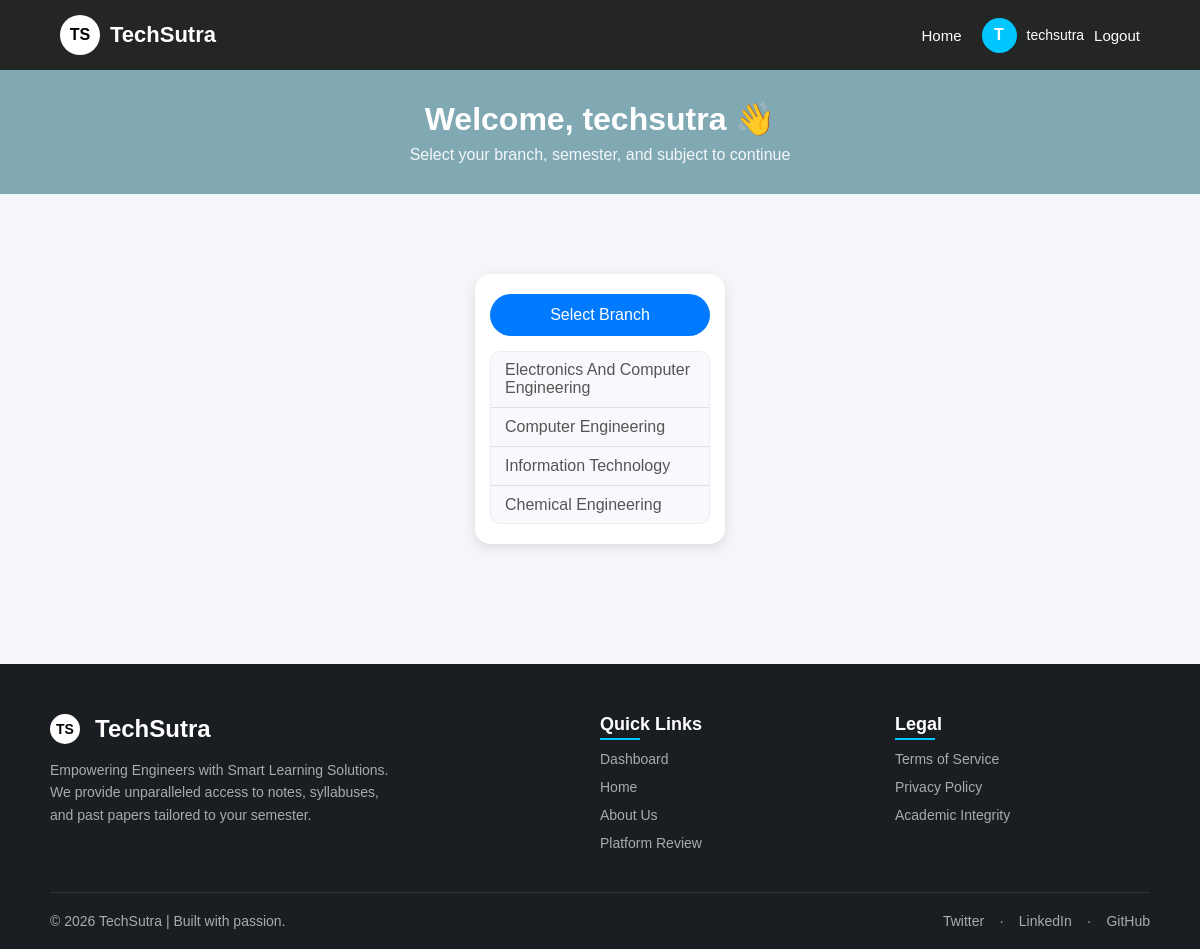
The app's page /dashboard/ (signed in) with its own data.
### TechSutraapp/models.py (models this page shows, shortened)
class Department(models.Model):
    name = models.CharField(max_length=100)

### TechSutraapp/views.py (the view)
# urls.py: path('dashboard/', dashboard, name='dashboard'),
@login_required(login_url='login')
def dashboard(request):
    departments = Department.objects.all()
    tree = {}
    for dept in departments:
        tree[dept.name] = {}
        for sem in dept.semesters.all():
            sem_name = f"Semester {sem.number}"
            if sem_name not in tree[dept.name]:
                tree[dept.name][sem_name] = {}
            for sub in sem.subjects.all():
                tree[dept.name][sem_name][sub.name] = sub.id
        for sem_name in tree[dept.name]:
            tree[dept.name][sem_name] = [{'id': v, 'name': k} for k, v in tree[dept.name][sem_name].items()]
    context = {
        'departments': departments,
        'tree_json': json.dumps(tree),
    }
    return render(request, 'TechSutraapp/dashboard.html', context)

### TechSutraapp/templates/TechSutraapp/dashboard.html (shortened to what this page needs)
{% load static %}
<!DOCTYPE html>
<html lang="en">
<head>
    <link rel="stylesheet" href="{% static 'TechSutraapp/css/style.css' %}?v=2.3">
</head>
<body>
    <nav class="navbar">
        <div class="brand" onclick="goToDashboard()">
            <div class="brand-logo">TS</div>
            <h2 class="brand-name">TechSutra</h2>
        </div>
        <div class="nav-right" id="navArea">
            <a href="{% url 'home' %}" class="nav-link">Home</a>
            {% if request.user.is_authenticated %}
            <div class="user-section">
                <div class="user-logo" onclick="window.location.href='{% url 'dashboard' %}'">{{ request.user.username.0|upper }}</div>
                <span class="username" id="server-username">{{ request.user.username }}</span>
                <a href="{% url 'logout' %}" class="nav-link">Logout</a>
            </div>
            {% else %}
            <a href="{% url 'login' %}" class="login-btn">Login</a>
            {% endif %}
        </div>
    </nav>
    <section class="welcome-banner">
        <h1 id="welcomeText">Welcome, {{ request.user.username|default:"Guest" }} 👋</h1>
        <p>Select your branch, semester, and subject to continue</p>
    </section>
    <div class="dashboard-wrapper">
        <div id="stage-1" class="dashboard-stage">
            <div class="dashboard-container">
                <div class="box">
                    <button class="select-btn">Select Branch</button>
                    <div id="branchList" class="list" style="display:block;">
                        {% for dept in departments %}
                        <p onclick="openBranchDetails('{{ dept.name }}')">{{ dept.name }}</p>
                        {% empty %}
                        <p>No branches available.</p>
                        {% endfor %}
                    </div>
                </div>
            </div>
        </div>
    </div>
    {% include 'TechSutraapp/footer.html' %}
</body>
</html>

### static/TechSutraapp/css/style.css (style rules this page uses)
* { margin: 0; padding: 0; box-sizing: border-box; font-family: Arial, Helvetica, sans-serif; }
body { background: #f4f6f9; color: #333; display: flex; flex-direction: column; min-height: 100vh; }
.navbar { display: flex; justify-content: space-between; align-items: center; padding: 15px 60px; background-color: rgba(0, 0, 0, 0.85); color: white; }
.brand { display: flex; align-items: center; cursor: pointer; }
.brand-logo { width: 40px; height: 40px; background: white; color: black; font-weight: bold; border-radius: 50%; display: flex; align-items: center; justify-content: center; margin-right: 10px; }
.brand-name { font-size: 22px; }
.nav-right { display: flex; align-items: center; gap: 20px; }
.nav-link { text-decoration: none; color: white; font-size: 15px; }
.user-section { display: flex; align-items: center; gap: 10px; }
.user-logo { width: 35px; height: 35px; background: #00c6ff; border-radius: 50%; display: flex; align-items: center; justify-content: center; font-weight: bold; cursor: pointer; }
.username { font-size: 14px; }
.welcome-banner { background: rgb(128, 169, 180); color: white; text-align: center; padding: 30px 20px; }
.welcome-banner h1 { font-size: 32px; margin-bottom: 8px; }
.welcome-banner p { font-size: 16px; opacity: 0.9; }
.dashboard-container { margin: 40px auto 60px auto; display: flex; flex-wrap: wrap; gap: 20px; justify-content: center; max-width: 1000px; }
.dashboard-container .box { background: white; padding: 20px 15px; border-radius: 15px; width: 250px; text-align: center; box-shadow: 0 4px 12px rgba(0, 0, 0, 0.1); transition: transform 0.2s; }
.select-btn { background: #007bff; color: white; border: none; padding: 12px 15px; border-radius: 25px; cursor: pointer; width: 100%; font-size: 16px; transition: 0.3s; }
.dashboard-container .list { display: none; margin-top: 15px; border-radius: 10px; background-color: #f7f9fc; box-shadow: inset 0 0 0 1px rgba(0, 0, 0, 0.05); text-align: left; }
.dashboard-container .list p { margin: 0; padding: 10px 15px; border-bottom: 1px solid #e0e0e0; cursor: pointer; transition: 0.2s; color: #555; border-radius: 0; }
.dashboard-container .list p:last-child { border-bottom: none; }
main, .hero, .resource-section, .dashboard-container, .pdf-container { flex: 1; }
.dashboard-wrapper { max-width: 1100px; margin: 40px auto 60px; padding: 0 20px; }
.dashboard-stage { animation: fadeIn 0.4s ease; }

### records on screen
Department: name "Electronics And Computer Engineering"
Department: name "Computer Engineering"
Department: name "Information Technology"
Department: name "Chemical Engineering"

### other values on screen
{{ request.user.username.0|upper }} "T"
{{ request.user.username }} "techsutra"
{{ request.user.username|default:"Guest" }} "techsutra"
